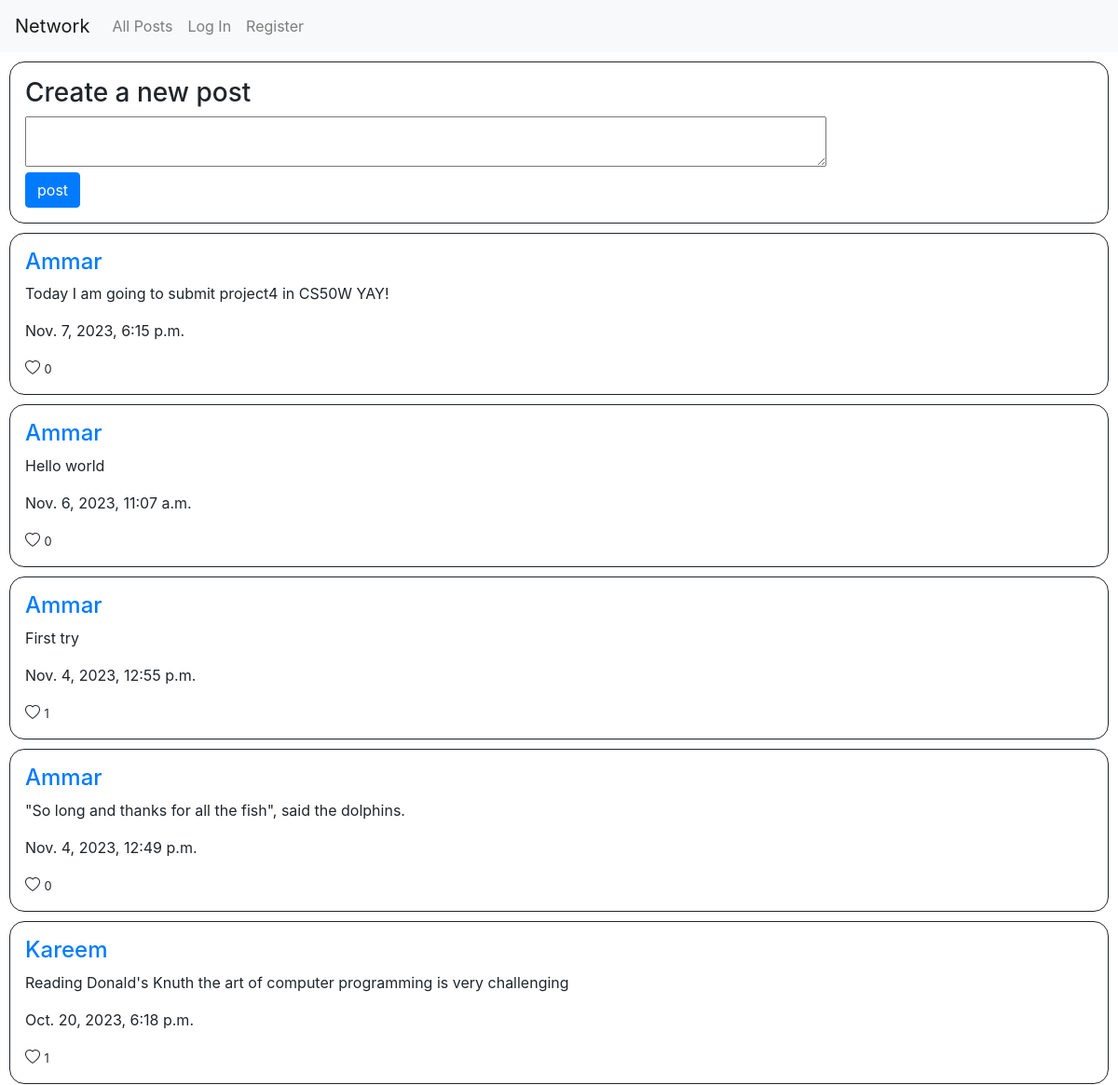
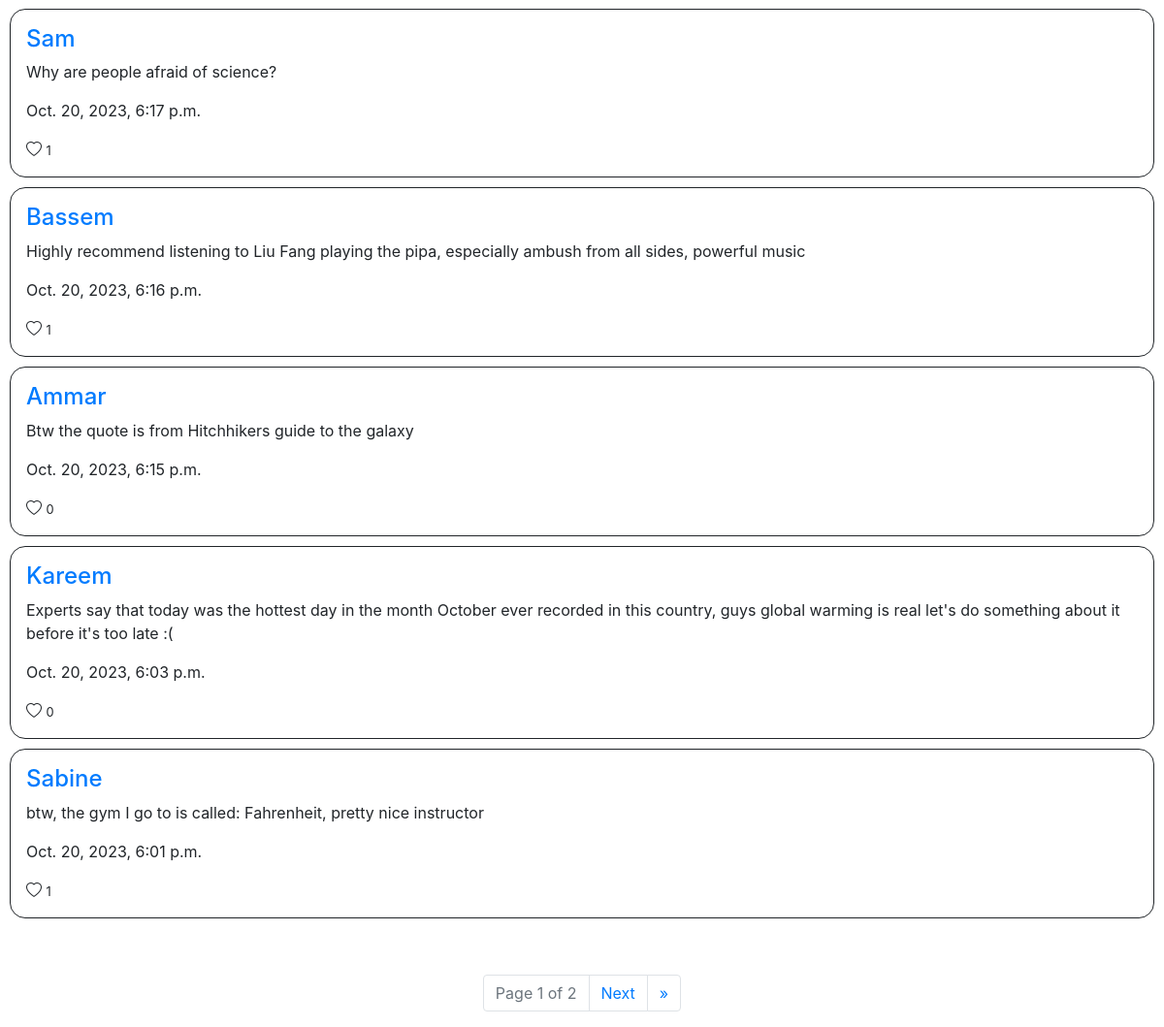
The page / on the database its author committed (2 pictures, top to bottom).
### network/models.py (models this page shows)
class Post(models.Model):
    content = models.CharField(max_length = 256)
    user = models.ForeignKey(User, on_delete=models.CASCADE,related_name="Posts")
    time = models.DateTimeField()
    likes = models.ManyToManyField(User, related_name = "liked_posts", blank=True)

class User(AbstractUser):
    follow = models.ManyToManyField('self', symmetrical = False ,related_name="followers")

### network/views.py (the view)
# urls.py: path("", views.index, name="index"),
def index(request):
    posts = Post.objects.all().order_by('time').reverse()
    p = Paginator(posts, 10)
    page = request.GET.get("page")
    pst = p.get_page(page)
    return render(request, "network/index.html", {
        "posts":pst
    })

### network/templates/network/index.html (shortened to what this page needs)
{% extends "network/layout.html" %}
{% load static %}
{% block body %}
    <div id = "post" style="border: 1px solid; padding: 16px; margin: 10px; border-radius: 16px;">
        <h3>Create a new post</h3>
        <form action="{% url 'post'%}" method="POST">
            <textarea name="newpost" id = "newpost" class = "w-75"></textarea>
            <br>
            <input type="submit" value = "post" class="btn btn-primary">
        </form>
    </div>
        {% for p in posts %}
            <div class = "post" data-id="{{ p.id }}" id = "posts" data-post = "{{ p.id }}"  style="border: 1px solid; padding: 16px; margin: 10px; border-radius: 16px;">
                <a href="{%url 'profile' p.user.username%}"><h4>{{p.user}}</h4></a>
                <p>{{p.content}}</p>
                <p>{{p.time}}</p>
                <button class="like-button custom" data-id="{{ p.id }}">
                    {%if user in p.likes.all%}
                        <i class="bi bi-heart-fill"></i>
                    {%else%}
                        <i class="bi bi-heart"></i>
                    {%endif%}
                </button>
                <small class = "counter">{{p.likes.count}}</small>
            </div>
        {% empty %}
            <p>No posts</p>
        {% endfor %}
        <div id = "pages">
            <br>
            <nav aria-label="Page navigation example">
                <ul class="pagination justify-content-center">
                <li class="page-item disabled" ><a class="page-link" href="#">Page {{posts.number}} of {{posts.paginator.num_pages}}</a></li>
                {%if posts.has_next%}</li>
                    <li class="page-item" ><a class="page-link" href="?page={{posts.next_page_number}}">Next</a></li>
                    <li class="page-item" ><a class="page-link" href="?page={{posts.paginator.num_pages}}">&raquo</a></li>
                {%endif%}
                </ul>
            </nav>
        </div>
{% endblock %}

### network/templates/network/layout.html (shortened to what this page needs)
{% load static %}
<!DOCTYPE html>
<html lang="en">
    <head>
        <link rel="stylesheet" href="https://stackpath.bootstrapcdn.com/bootstrap/4.4.1/css/bootstrap.min.css">
        <link href="{% static 'network/styles.css' %}" rel="stylesheet">
    <link rel="stylesheet" href="https://cdn.jsdelivr.net/npm/bootstrap-icons@1.3.0/font/bootstrap-icons.css">
    </head>
    <body>
        <nav class="navbar navbar-expand-lg navbar-light bg-light">
            <a class="navbar-brand" href="#">Network</a>
            <div>
              <ul class="navbar-nav mr-auto">
                <li class="nav-item">
                  <a class="nav-link" href="{% url 'index' %}">All Posts</a>
                </li>
                {% if user.is_authenticated %}
                    <li class="nav-item">
                        <a class="nav-link" href="{%url 'following' %}">Following</a>
                    </li>
                    <li class="nav-item">
                        <a class="nav-link" href="{% url 'logout' %}">Log Out</a>
                    </li>
                {% else %}
                    <li class="nav-item">
                        <a class="nav-link" href="{% url 'login' %}">Log In</a>
                    </li>
                    <li class="nav-item">
                        <a class="nav-link" href="{% url 'register' %}">Register</a>
                    </li>
                {% endif %}
              </ul>
            </div>
          </nav>
        <div class="body">
            {% block body %}
            {% endblock %}
        </div>
    </body>
</html>

### network/templates/network/layout.html (style rules this page uses)
.custom { background: none; border: none; padding: 0; cursor: pointer; font-size: inherit; color: inherit; text-align: inherit; }

### rows shown on the page
Post: user "Ammar", content "Today I am going to submit project4 in CS50W YAY!", time "Nov. 7, 2023, 6:15 p.m.", likes.count "0"
Post: user "Ammar", content "Hello world", time "Nov. 6, 2023, 11:07 a.m.", likes.count "0"
Post: user "Ammar", content "First try", time "Nov. 4, 2023, 12:55 p.m.", likes.count "1"
Post: user "Ammar", content "\"So long and thanks for all the fish\", said the dolphins.", time "Nov. 4, 2023, 12:49 p.m.", likes.count "0"
Post: user "Kareem", content "Reading Donald's Knuth the art of computer programming is very challenging", time "Oct. 20, 2023, 6:18 p.m.", likes.count "1"
Post: user "Sam", content "Why are people afraid of science?", time "Oct. 20, 2023, 6:17 p.m.", likes.count "1"
Post: user "Bassem", content "Highly recommend listening to Liu Fang playing the pipa, especially ambush from all sides, powerful music", time "Oct. 20, 2023, 6:16 p.m.", likes.count "1"
Post: user "Ammar", content "Btw the quote is from Hitchhikers guide to the galaxy", time "Oct. 20, 2023, 6:15 p.m.", likes.count "0"
Post: user "Kareem", content "Experts say that today was the hottest day in the month October ever recorded in this country, guys global warming is real let's do something about it before it's too late :(", time "Oct. 20, 2023, 6:03 p.m.", likes.count "0"
Post: user "Sabine", content "btw, the gym I go to is called: Fahrenheit, pretty nice instructor", time "Oct. 20, 2023, 6:01 p.m.", likes.count "1"

### other values the page prints
{{ posts.number }} "1"
{{ posts.paginator.num_pages }} "2"
